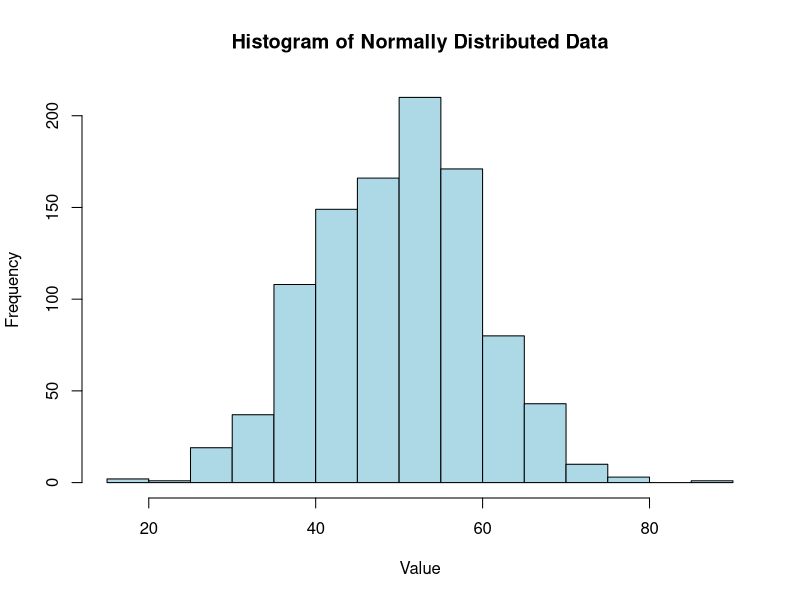

Here is the R script that generated this plot:
## ---- chunk 1
# Generate 1000 random numbers from a normal distribution
data <- rnorm(1000, mean = 50, sd = 10)

# Create a histogram
hist(data,
     main = "Histogram of Normally Distributed Data",
     xlab = "Value",
     col = "lightblue",
     border = "black")
